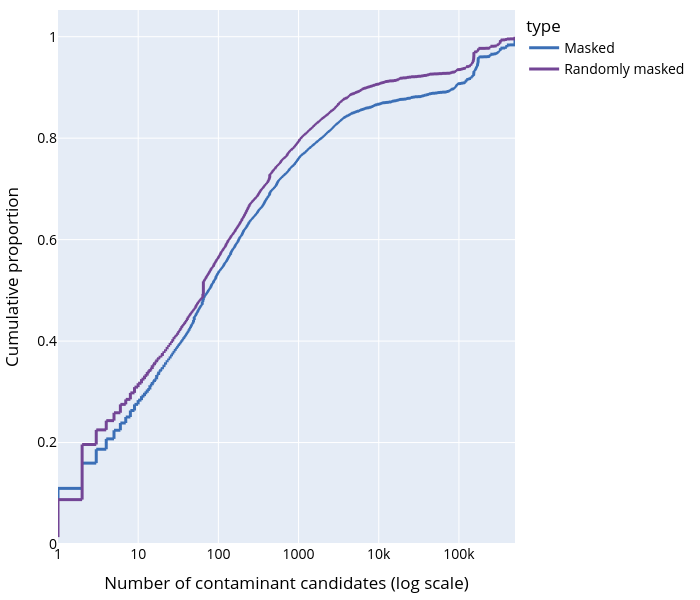

Notebook code for this chart:
### Code cell
# n_candidates ECDF

# clip n_candidates at 500k
df_to_plot['n_candidates'] = df_to_plot['n_candidates'].clip(upper=500000)

fig = px.ecdf(
    df_to_plot,
    x='n_candidates',
    color='type',
    labels={'n_candidates': 'Number of contaminant candidates'},
    color_discrete_sequence=['#3B6FB6', '#734595']
)
fig.update_layout(xaxis_title='Number of contaminant candidates (log scale)', yaxis_title='Cumulative proportion')
fig.update_traces(line_width=3)

fig.update_layout(width=700, height=600)

# Change font color and size
fig.update_layout(margin=dict(l=40, r=40, t=10, b=40),
                  font=dict(color="#000000", size=14))

# x log scale
fig.update_xaxes(type="log")

fig.write_html("../figs/n_candidates_ecdf.html")
fig.show()
fig.write_image("../figs/n_candidates_ecdf.png")

### Figure 1 — Plotly figure (JSON) as saved in the notebook; plotly's stock layout.template omitted (floating-point values rounded to 4 significant figures; data arrays with more than 128 entries replaced by an {"elided": "..."} marker saying what was removed)
{"data": [{"hovertemplate": "type=Masked<br>Number of contaminant candidates=%{x}<br>probability=%{y}<extra></extra>", "legendgroup": "Masked", "line": {"dash": "solid", "shape": "hv", "width": 3}, "marker": {"color": "#3B6FB6", "symbol": "circle"}, "mode": "lines", "name": "Masked", "showlegend": true, "type": "scattergl", "x": {"elided": "10932 int values"}, "xaxis": "x", "y": {"elided": "10932 float values"}, "yaxis": "y"}, {"hovertemplate": "type=Randomly masked<br>Number of contaminant candidates=%{x}<br>probability=%{y}<extra></extra>", "legendgroup": "Randomly masked", "line": {"dash": "solid", "shape": "hv", "width": 3}, "marker": {"color": "#734595", "symbol": "circle"}, "mode": "lines", "name": "Randomly masked", "showlegend": true, "type": "scattergl", "x": {"elided": "6795 int values"}, "xaxis": "x", "y": {"elided": "6795 float values"}, "yaxis": "y"}], "layout": {"font": {"color": "#000000", "size": 14}, "height": 600, "legend": {"title": {"text": "type"}, "tracegroupgap": 0}, "margin": {"b": 40, "l": 40, "r": 40, "t": 10}, "width": 700, "xaxis": {"anchor": "y", "domain": [0, 1], "title": {"text": "Number of contaminant candidates (log scale)"}, "type": "log"}, "yaxis": {"anchor": "x", "domain": [0, 1], "rangemode": "tozero", "title": {"text": "Cumulative proportion"}}}}
